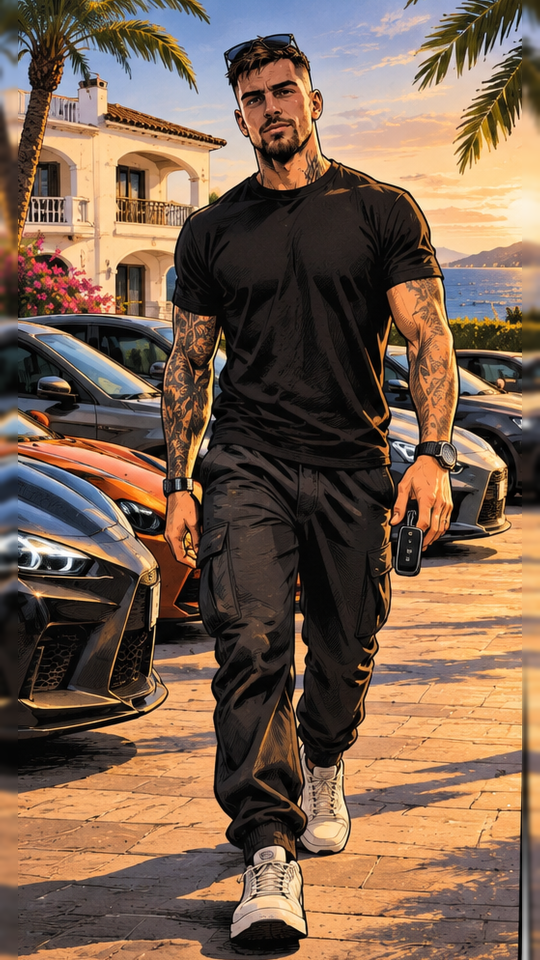
#> input picture production/rig/conor_rgba.png, 1080 x 1920 px (shown at 1/2 size); the run also reads 1 picture not shown here
$ python animate_s001.py
#> lines starting #> are read from the running program, lines starting #| are printed output that depends on the picture
"""S001 proof of concept: code-driven 2D character animation of adult Conor walking toward camera in Marbella.

Method (all free / local):
  - Layers: Conor RGBA matte + clean background plate (build_layers.py).
  - Rig: hand-placed skeleton (conor_s001_rig.py) with joints + bone mid-points as deformation handles.
  - Deformation: rigid Moving-Least-Squares image warping (Schaefer et al. 2006) driven per frame by a procedural
    walk cycle (contact -> passing -> opposite contact -> passing): alternating legs with knee lift, pelvis sway
    and tilt, body bob, counter-rotating shoulders, opposite arm swing, head lag/tilt, shirt following the hips.
  - Environment: palm fronds swaying, travelling glints on the cars, heat shimmer, contact shadows, backward dolly
    parallax of the background, warm light breathing, film grain.

Usage: python3 animate_s001.py [seconds]      -> out/S001_walk_poc.mp4 (1080x1920, 24 fps)
"""
import math
import os
import subprocess
import sys
import wave

import cv2
import numpy as np

from conor_s001_rig import J, BONES

HERE = os.path.dirname(os.path.abspath(__file__))
W, H, FPS = 1080, 1920, 24
DUR = float(sys.argv[1]) if len(sys.argv) > 1 else 6.0
T = 1.1                      # seconds per full walk cycle (two steps)
GRID = 8                     # MLS evaluation grid (px)
ALPHA = 1.6                  # MLS locality

CON = cv2.imread(os.path.join(HERE, "conor_rgba.png"), cv2.IMREAD_UNCHANGED).astype(np.float32)
# background = original artwork everywhere outside Conor's rest silhouette (+4px for his ink outline);
# the rebuilt plate is only used where his limbs move away from where they were drawn
_clean = cv2.imread(os.path.join(HERE, "background_clean.png")).astype(np.float32)
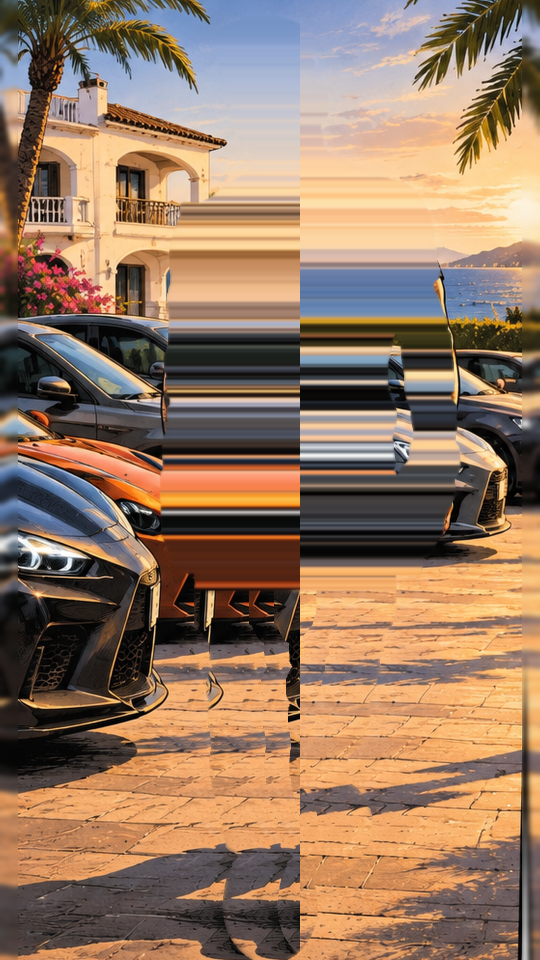
#> input picture production/rig/background_clean.png, 1080 x 1920 px (shown at 1/2 size)
_orig = cv2.imread(os.path.join(HERE, "plate.png")).astype(np.float32)
_rest = cv2.GaussianBlur(cv2.dilate((CON[..., 3] > 20).astype(np.uint8) * 255, np.ones((9, 9), np.uint8)), (7, 7), 0)
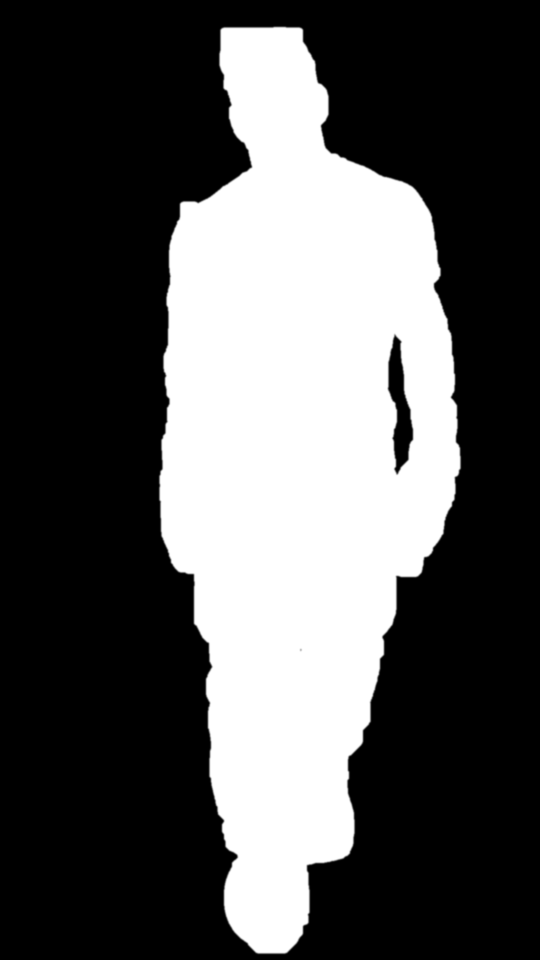
#> _rest: shape (1920, 1080) (shown at 1/2 size); min 0, max 255, mean 85.5
_rest = (_rest.astype(np.float32) / 255.0)[..., None]
#> _rest: shape (1920, 1080, 1) float32
BG = _orig * (1 - _rest) + _clean * _rest
rng = np.random.default_rng(3)

# ---------------------------------------------------------------- handles: joints + bone mid/third points
REST = dict(J)

# ---------------------------------------------------------------- walk cycle
# [39 lines left out: function pose_at, not called in this run]


# ---------------------------------------------------------------- layers + rigid MLS (backward mapping)
# Conor is split into three cut-out layers, each deformed only by its own skeleton chain:
#   TORSO (head, torso, arms, hips)  - drawn last (in front of the thighs)
#   LEG_L / LEG_R                    - depth order swaps at the passing pose (feet side by side)
YYc, XXc = np.mgrid[0:H, 0:W].astype(np.float32)
SPLIT_X = 600.0                                   # line between the legs (crotch -> feet gap)
leg_zone = np.clip((YYc - 1040) / 40, 0, 1)        # legs fully opaque from y=1080 ...
torso_keep = 1 - np.clip((YYc - 1100) / 60, 0, 1)   # ... torso fades out over them (1100-1160): no see-through seam
side_L = np.clip((SPLIT_X + 4 - XXc) / 3 + 0.5, 0, 1)   # 8px opaque overlap between the legs
side_R = np.clip((XXc - (SPLIT_X - 4)) / 3 + 0.5, 0, 1)
A = CON[..., 3] / 255.0
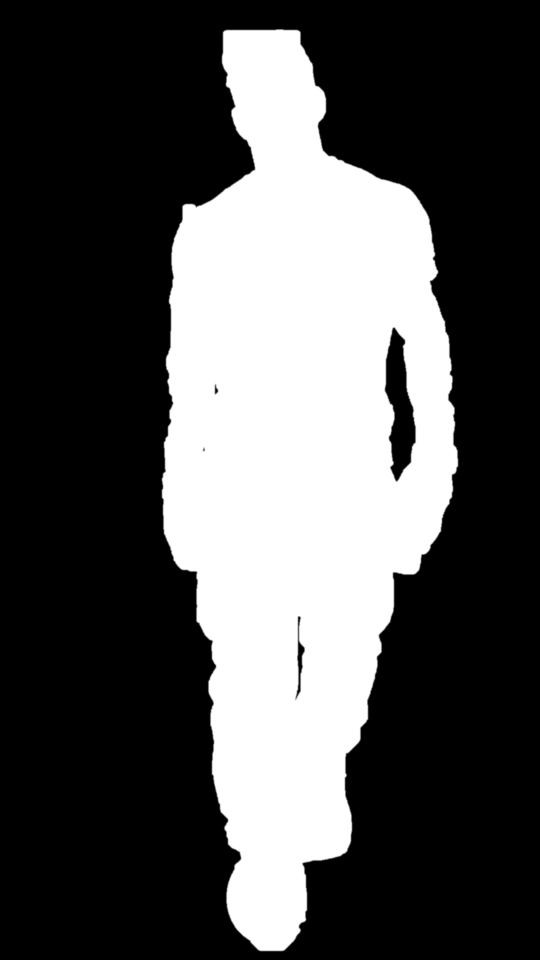
#> A: shape (1920, 1080) float32 (shown at 1/2 size); min 0, max 1, mean 0.32
LAYERS = {
    "torso": np.dstack([CON[..., :3], 255 * A * torso_keep]),
    "leg_L": np.dstack([CON[..., :3], 255 * A * leg_zone * side_L]),
    "leg_R": np.dstack([CON[..., :3], 255 * A * leg_zone * side_R]),
}
CHAINS = {
    "torso": (["crown", "head", "chin", "neck", "chest", "waist", "sh_L", "el_L", "wr_L", "hd_L", "sh_R", "el_R",
               "wr_R", "hd_R", "hip_L", "hip_R"], (232, 1016, 16, 1256)),
    "leg_L": (["waist", "hip_L", "kn_L", "an_L", "ft_L"], (360, 744, 960, 1912)),
    "leg_R": (["waist", "hip_R", "kn_R", "an_R", "ft_R"], (480, 864, 960, 1912)),
}
_names = set(J)


def chain_points(pose, keys):
    pts = [pose[k] for k in keys]
    for a, b in BONES:
        if a in keys and b in keys:
            for f in (1 / 3, 2 / 3):
                pts.append((pose[a][0] * (1 - f) + pose[b][0] * f, pose[a][1] * (1 - f) + pose[b][1] * f))
    return np.array(pts, np.float64)


GRIDS = {}
for name, (keys, (x0, x1, y0, y1)) in CHAINS.items():
    gx, gy = np.meshgrid(np.arange(x0, x1 + 1, GRID), np.arange(y0, y1 + 1, GRID))
    GRIDS[name] = (gx, gy, (gx + 1j * gy).ravel(), chain_points(REST, keys))


# [24 lines left out: functions mls_inverse, warp_layer, not called in this run]


def over(dst, layer):
    a = layer[..., 3:4] / 255.0
    return dst * (1 - a) + layer[..., :3] * a


# ---------------------------------------------------------------- environment
YY, XX = np.mgrid[0:H, 0:W].astype(np.float32)
palm_L = np.clip(1 - np.hypot(XX - 60, YY - 40) / 520, 0, 1) ** 1.5 * (YY < 560)
palm_R = np.clip(1 - np.hypot(XX - 1030, YY - 60) / 380, 0, 1) ** 1.5 * (YY < 380)
pave = np.clip((YY - 1350) / 500, 0, 1)
gray = cv2.cvtColor(BG.astype(np.uint8), cv2.COLOR_BGR2GRAY).astype(np.float32) / 255
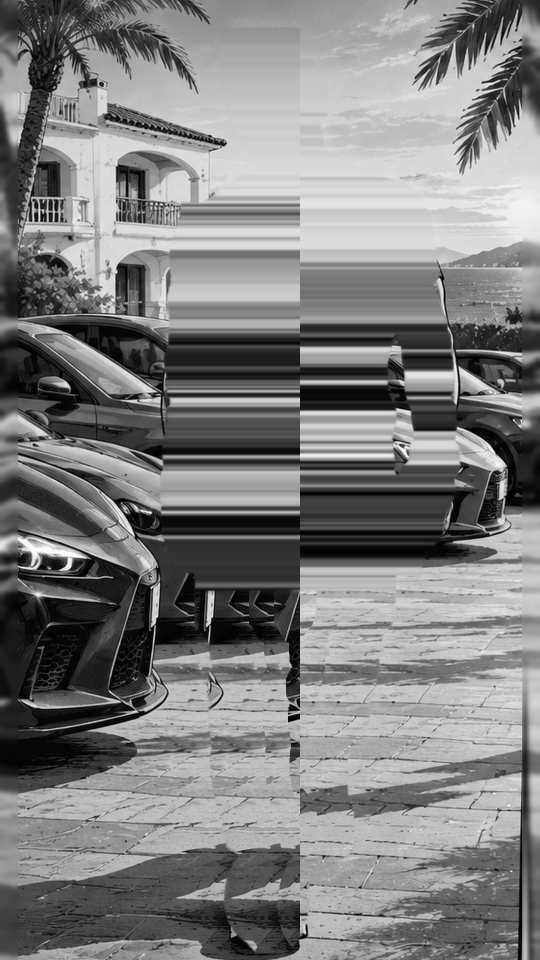
#> gray: shape (1920, 1080) float32 (shown at 1/2 size); min 0, max 1, mean 0.497
cars = (((XX < 340) & (YY > 640) & (YY < 1500)) | ((XX > 770) & (YY > 680) & (YY < 1110))).astype(np.float32)
glint_mask = cars * np.clip((gray - 0.35) * 2.2, 0, 1)
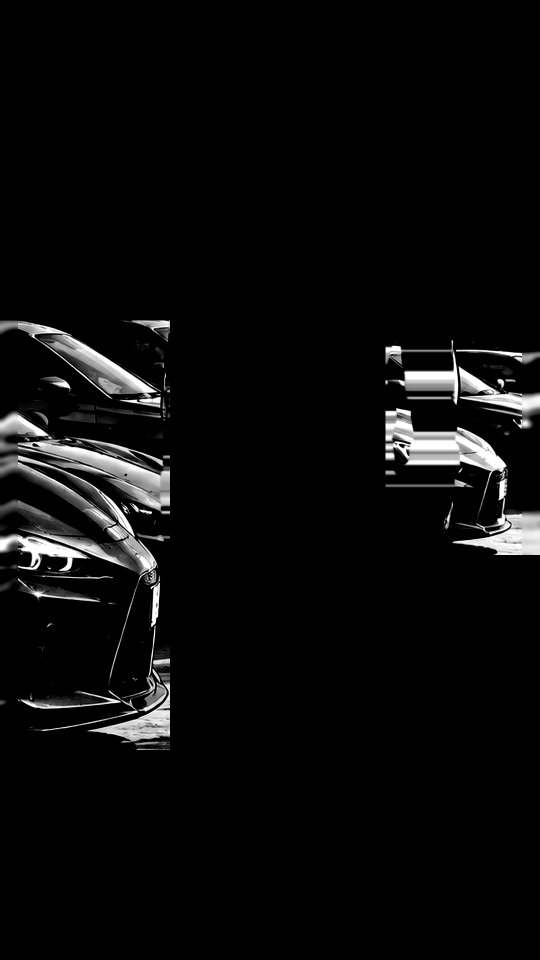
#> glint_mask: shape (1920, 1080) float32 (shown at 1/2 size); min 0, max 1, mean 0.0423


# [29 lines left out: functions background, contact_shadows, not called in this run]


VIG = (1 - 0.28 * np.clip(np.hypot((XX - W / 2) / W, (YY - H / 2) / H) * 1.6 - 0.3, 0, 1) ** 1.6)[..., None]


# [37 lines left out: functions frame, audio, not called in this run]


if __name__ == "__main__":
    out = os.path.join(HERE, "out")
    os.makedirs(out, exist_ok=True)
    pic = os.path.join(out, "_s001_pic.mp4")
#> (the run stopped early here; a loop or call above may not have finished)
